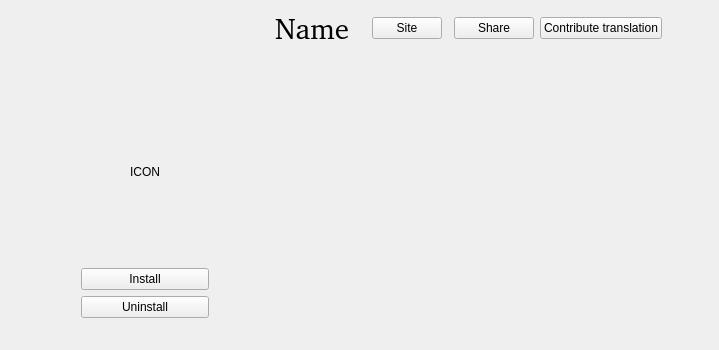
            <widget class="QWidget" name="widget_3" native="true">
             <property name="maximumSize">
              <size>
               <width>16777215</width>
               <height>350</height>
              </size>
             </property>
             <property name="autoFillBackground">
              <bool>true</bool>
             </property>
             <layout class="QGridLayout" name="gridLayout">
              <item row="3" column="0">
               <spacer name="horizontalSpacer">
                <property name="orientation">
                 <enum>Qt::Horizontal</enum>
                </property>
                <property name="sizeType">
                 <enum>QSizePolicy::Maximum</enum>
                </property>
                <property name="sizeHint" stdset="0">
                 <size>
                  <width>70</width>
                  <height>20</height>
                 </size>
                </property>
               </spacer>
              </item>
              <item row="3" column="2">
               <spacer name="horizontalSpacer_2">
                <property name="orientation">
                 <enum>Qt::Horizontal</enum>
                </property>
                <property name="sizeType">
                 <enum>QSizePolicy::Maximum</enum>
                </property>
                <property name="sizeHint" stdset="0">
                 <size>
                  <width>60</width>
                  <height>20</height>
                 </size>
                </property>
               </spacer>
              </item>
              <item row="5" column="1">
               <widget class="QPushButton" name="pushButton_download">
                <property name="text">
                 <string>Install</string>
                </property>
               </widget>
              </item>
              <item row="0" column="3" colspan="2">
               <widget class="QLabel" name="label_appname">
                <property name="font">
                 <font>
                  <family>Bitstream Charter</family>
                  <pointsize>22</pointsize>
                 </font>
                </property>
                <property name="text">
                 <string>Name</string>
                </property>
                <property name="textInteractionFlags">
                 <set>Qt::LinksAccessibleByMouse|Qt::TextSelectableByMouse</set>
                </property>
               </widget>
              </item>
              <item row="3" column="3" rowspan="5" colspan="8">
               <widget class="QLabel" name="label_info">
                <property name="font">
                 <font>
                  <kerning>true</kerning>
                 </font>
                </property>
                <property name="text">
                 <string>&lt;html&gt;&lt;head/&gt;&lt;body&gt;&lt;p&gt;&lt;br/&gt;&lt;/p&gt;&lt;/body&gt;&lt;/html&gt;</string>
                </property>
                <property name="alignment">
                 <set>Qt::AlignLeading|Qt::AlignLeft|Qt::AlignTop</set>
                </property>
                <property name="wordWrap">
                 <bool>true</bool>
                </property>
                <property name="textInteractionFlags">
                 <set>Qt::LinksAccessibleByMouse|Qt::TextSelectableByMouse</set>
                </property>
               </widget>
              </item>
              <item row="3" column="1">
               <widget class="QLabel" name="label_appicon">
                <property name="minimumSize">
                 <size>
                  <width>128</width>
                  <height>128</height>
                 </size>
                </property>
                <property name="maximumSize">
                 <size>
                  <width>128</width>
                  <height>128</height>
                 </size>
                </property>
                <property name="styleSheet">
                 <string notr="true">border-radius:10px;</string>
                </property>
                <property name="text">
                 <string>ICON</string>
                </property>
                <property name="scaledContents">
                 <bool>true</bool>
                </property>
                <property name="alignment">
                 <set>Qt::AlignCenter</set>
                </property>
               </widget>
              </item>
              <item row="0" column="10">
               <spacer name="horizontalSpacer_6">
                <property name="orientation">
                 <enum>Qt::Horizontal</enum>
                </property>
                <property name="sizeHint" stdset="0">
                 <size>
                  <width>40</width>
                  <height>20</height>
                 </size>
                </property>
               </spacer>
              </item>
              <item row="7" column="1" rowspan="2">
               <spacer name="verticalSpacer_2">
                <property name="orientation">
                 <enum>Qt::Vertical</enum>
                </property>
                <property name="sizeHint" stdset="0">
                 <size>
                  <width>20</width>
                  <height>40</height>
                 </size>
                </property>
               </spacer>
              </item>
              <item row="4" column="1">
               <spacer name="verticalSpacer_3">
                <property name="orientation">
                 <enum>Qt::Vertical</enum>
                </property>
                <property name="sizeType">
                 <enum>QSizePolicy::Fixed</enum>
                </property>
                <property name="sizeHint" stdset="0">
                 <size>
                  <width>20</width>
                  <height>20</height>
                 </size>
                </property>
               </spacer>
              </item>
              <item row="6" column="1">
               <widget class="QPushButton" name="pushButton_uninstall">
                <property name="text">
                 <string>Uninstall</string>
                </property>
               </widget>
              </item>
              <item row="0" column="6">
               <widget class="QPushButton" name="pushButton_website">
                <property name="maximumSize">
                 <size>
                  <width>70</width>
                  <height>16777215</height>
                 </size>
                </property>
                <property name="styleSheet">
                 <string notr="true"/>
                </property>
                <property name="text">
                 <string>Site</string>
                </property>
               </widget>
              </item>
              <item row="2" column="3">
               <spacer name="verticalSpacer_6">
                <property name="orientation">
                 <enum>Qt::Vertical</enum>
                </property>
                <property name="sizeType">
                 <enum>QSizePolicy::Fixed</enum>
                </property>
                <property name="sizeHint" stdset="0">
                 <size>
                  <width>20</width>
                  <height>20</height>
                 </size>
                </property>
               </spacer>
              </item>
              <item row="0" column="5">
               <spacer name="horizontalSpacer_7">
                <property name="orientation">
                 <enum>Qt::Horizontal</enum>
                </property>
                <property name="sizeType">
                 <enum>QSizePolicy::Fixed</enum>
                </property>
                <property name="sizeHint" stdset="0">
                 <size>
                  <width>10</width>
                  <height>20</height>
                 </size>
                </property>
               </spacer>
              </item>
              <item row="0" column="8">
               <widget class="QPushButton" name="pushButton">
                <property name="text">
                 <string>Share</string>
                </property>
               </widget>
              </item>
              <item row="1" column="3" colspan="8">
               <widget class="QWidget" name="widget" native="true">
                <property name="minimumSize">
                 <size>
                  <width>0</width>
                  <height>30</height>
                 </size>
                </property>
                <layout class="QHBoxLayout" name="horizontalLayout_2">
                 <property name="leftMargin">
                  <number>0</number>
                 </property>
                 <property name="topMargin">
                  <number>0</number>
                 </property>
                 <property name="rightMargin">
                  <number>0</number>
                 </property>
                 <property name="bottomMargin">
                  <number>0</number>
                 </property>
                 <item>
                  <widget class="QLabel" name="tag_community">
                   <property name="maximumSize">
                    <size>
                     <width>30</width>
                     <height>16777215</height>
                    </size>
                   </property>
                   <property name="toolTip">
                    <string>&lt;html&gt;&lt;head/&gt;&lt;body&gt;&lt;p&gt;This app is developed by community user,we give this tag to honor those who contribute to the Linux Ecology&lt;/p&gt;&lt;/body&gt;&lt;/html&gt;</string>
                   </property>
                   <property name="whatsThis">
                    <string>&lt;html&gt;&lt;head/&gt;&lt;body&gt;&lt;p&gt;This app is developed by community user,we give this tag to honor those who contribute to the Linux Ecology&lt;/p&gt;&lt;/body&gt;&lt;/html&gt;</string>
                   </property>
                   <property name="text">
                    <string>&lt;html&gt;&lt;head/&gt;&lt;body&gt;&lt;p&gt;&lt;img src=&quot;:/tags/community-small.png&quot;/&gt;&lt;/p&gt;&lt;/body&gt;&lt;/html&gt;</string>
                   </property>
                  </widget>
                 </item>
                 <item>
                  <widget class="QLabel" name="tag_ubuntu">
                   <property name="maximumSize">
                    <size>
                     <width>30</width>
                     <height>16777215</height>
                    </size>
                   </property>
                   <property name="toolTip">
                    <string>&lt;html&gt;&lt;head/&gt;&lt;body&gt;&lt;p&gt;Capable to Ubuntu 20.04&lt;/p&gt;&lt;/body&gt;&lt;/html&gt;</string>
                   </property>
                   <property name="whatsThis">
                    <string>&lt;html&gt;&lt;head/&gt;&lt;body&gt;&lt;p&gt;Capable to Ubuntu 20.04&lt;/p&gt;&lt;/body&gt;&lt;/html&gt;</string>
                   </property>
                   <property name="text">
                    <string>&lt;html&gt;&lt;head/&gt;&lt;body&gt;&lt;p&gt;&lt;img src=&quot;:/tags/ubuntu-small.png&quot;/&gt;&lt;/p&gt;&lt;/body&gt;&lt;/html&gt;</string>
                   </property>
                  </widget>
                 </item>
                 <item>
                  <widget class="QLabel" name="tag_deepin">
                   <property name="maximumSize">
                    <size>
                     <width>30</width>
                     <height>16777215</height>
                    </size>
                   </property>
                   <property name="toolTip">
                    <string>&lt;html&gt;&lt;head/&gt;&lt;body&gt;&lt;p&gt;Capable to deepin 20&lt;/p&gt;&lt;/body&gt;&lt;/html&gt;</string>
                   </property>
                   <property name="whatsThis">
                    <string>&lt;html&gt;&lt;head/&gt;&lt;body&gt;&lt;p&gt;Capable to deepin 20&lt;/p&gt;&lt;/body&gt;&lt;/html&gt;</string>
                   </property>
                   <property name="text">
                    <string>&lt;html&gt;&lt;head/&gt;&lt;body&gt;&lt;p&gt;&lt;img src=&quot;:/tags/deepin-small.png&quot;/&gt;&lt;/p&gt;&lt;/body&gt;&lt;/html&gt;</string>
                   </property>
                  </widget>
                 </item>
                 <item>
                  <widget class="QLabel" name="tag_uos">
                   <property name="maximumSize">
                    <size>
                     <width>30</width>
                     <height>16777215</height>
                    </size>
                   </property>
                   <property name="toolTip">
                    <string>&lt;html&gt;&lt;head/&gt;&lt;body&gt;&lt;p&gt;Capable to UOS home 20&lt;/p&gt;&lt;/body&gt;&lt;/html&gt;</string>
                   </property>
                   <property name="whatsThis">
                    <string>&lt;html&gt;&lt;head/&gt;&lt;body&gt;&lt;p&gt;Capable to UOS home 20&lt;/p&gt;&lt;/body&gt;&lt;/html&gt;</string>
                   </property>
                   <property name="text">
                    <string>&lt;html&gt;&lt;head/&gt;&lt;body&gt;&lt;p&gt;&lt;img src=&quot;:/tags/uos-small.png&quot;/&gt;&lt;/p&gt;&lt;/body&gt;&lt;/html&gt;</string>
                   </property>
                  </widget>
                 </item>
                 <item>
                  <widget class="QLabel" name="tag_dtk5">
                   <property name="maximumSize">
                    <size>
                     <width>30</width>
                     <height>16777215</height>
                    </size>
                   </property>
                   <property name="toolTip">
                    <string>&lt;html&gt;&lt;head/&gt;&lt;body&gt;&lt;p&gt;This is a  DTK5 app,which means it would have better effect on Deepin Desktop Environment&lt;/p&gt;&lt;/body&gt;&lt;/html&gt;</string>
                   </property>
                   <property name="whatsThis">
                    <string>&lt;html&gt;&lt;head/&gt;&lt;body&gt;&lt;p&gt;This is a  DTK5 app,which means it would have better effect on Deepin Desktop Environment&lt;/p&gt;&lt;/body&gt;&lt;/html&gt;</string>
                   </property>
                   <property name="text">
                    <string>&lt;html&gt;&lt;head/&gt;&lt;body&gt;&lt;p&gt;&lt;img src=&quot;:/tags/dtk-small.png&quot;/&gt;&lt;/p&gt;&lt;/body&gt;&lt;/html&gt;</string>
                   </property>
                  </widget>
                 </item>
                 <item>
                  <widget class="QLabel" name="tag_dwine2">
                   <property name="maximumSize">
                    <size>
                     <width>30</width>
                     <height>16777215</height>
                    </size>
                   </property>
                   <property name="toolTip">
                    <string>&lt;html&gt;&lt;head/&gt;&lt;body&gt;&lt;p&gt;A deepin-wine2 app.If you are using ubuntu or other non-deepin distro,you should deploy deepin-wine2 by your self.&lt;/p&gt;&lt;/body&gt;&lt;/html&gt;</string>
                   </property>
                   <property name="whatsThis">
                    <string>&lt;html&gt;&lt;head/&gt;&lt;body&gt;&lt;p&gt;A deepin-wine2 app.If you are using ubuntu or other non-deepin distro,you should deploy deepin-wine2 by your self.&lt;/p&gt;&lt;/body&gt;&lt;/html&gt;</string>
                   </property>
                   <property name="text">
                    <string>&lt;html&gt;&lt;head/&gt;&lt;body&gt;&lt;p&gt;&lt;img src=&quot;:/tags/dwine2-small.png&quot;/&gt;&lt;/p&gt;&lt;/body&gt;&lt;/html&gt;</string>
                   </property>
                  </widget>
                 </item>
                 <item>
                  <widget class="QLabel" name="tag_dwine5">
                   <property name="maximumSize">
                    <size>
                     <width>30</width>
                     <height>16777215</height>
                    </size>
                   </property>
                   <property name="toolTip">
                    <string>&lt;html&gt;&lt;head/&gt;&lt;body&gt;&lt;p&gt;A deepin-wine5 app.If you are using ubuntu or other non-deepin distro,you should deploy deepin-wine5 by your self.&lt;/p&gt;&lt;/body&gt;&lt;/html&gt;</string>
                   </property>
                   <property name="whatsThis">
                    <string>&lt;html&gt;&lt;head/&gt;&lt;body&gt;&lt;p&gt;A deepin-wine5 app.If you are using ubuntu or other non-deepin distro,you should deploy deepin-wine5 by your self.&lt;/p&gt;&lt;/body&gt;&lt;/html&gt;</string>
                   </property>
                   <property name="text">
                    <string>&lt;html&gt;&lt;head/&gt;&lt;body&gt;&lt;p&gt;&lt;img src=&quot;:/tags/dwine5-small.png&quot;/&gt;&lt;/p&gt;&lt;/body&gt;&lt;/html&gt;</string>
                   </property>
                  </widget>
                 </item>
                 <item>
                  <widget class="QLabel" name="tag_a2d">
                   <property name="maximumSize">
                    <size>
                     <width>30</width>
                     <height>16777215</height>
                    </size>
                   </property>
                   <property name="toolTip">
                    <string>&lt;html&gt;&lt;head/&gt;&lt;body&gt;&lt;p&gt;An Appimage to deb app.&lt;/p&gt;&lt;/body&gt;&lt;/html&gt;</string>
                   </property>
                   <property name="whatsThis">
                    <string>&lt;html&gt;&lt;head/&gt;&lt;body&gt;&lt;p&gt;An Appimage to deb app.&lt;/p&gt;&lt;/body&gt;&lt;/html&gt;</string>
                   </property>
                   <property name="text">
                    <string>&lt;html&gt;&lt;head/&gt;&lt;body&gt;&lt;p&gt;&lt;img src=&quot;:/tags/a2d-small.png&quot;/&gt;&lt;/p&gt;&lt;/body&gt;&lt;/html&gt;</string>
                   </property>
                  </widget>
                 </item>
                 <item>
                  <spacer name="horizontalSpacer_10">
                   <property name="orientation">
                    <enum>Qt::Horizontal</enum>
                   </property>
                   <property name="sizeHint" stdset="0">
                    <size>
                     <width>40</width>
                     <height>20</height>
                    </size>
                   </property>
                  </spacer>
                 </item>
                </layout>
               </widget>
              </item>
              <item row="0" column="9">
               <widget class="QPushButton" name="pushButton_translate">
                <property name="text">
                 <string>Contribute translation</string>
                </property>
               </widget>
              </item>
             </layout>
            </widget>
